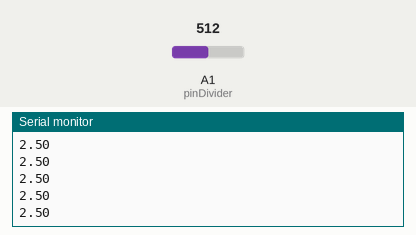
A sketch run on a simulated Arduino Uno, built with avr-gcc and run on an emulated ATmega328P. Shown: the last lines printed to the serial monitor. Inputs (shaded band) come from the test bench; at power-on: A1 (pinDivider) = 512.

Above: at 1.2 s.
1.3 s: A1 (pinDivider) set to 716
At 1.68 s:
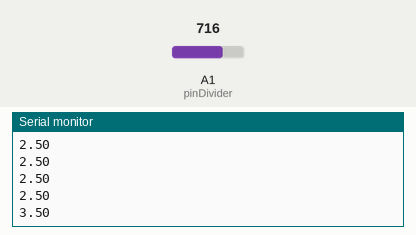
2.8 s: A1 (pinDivider) set to 900
At 2.94 s:
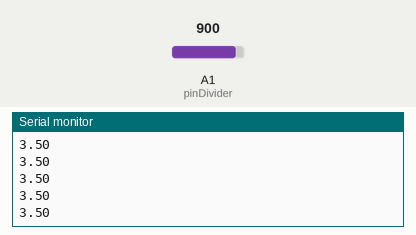
Timing chart, 0 to 5.8 s (numbered marks = the images above; inputs shaded):
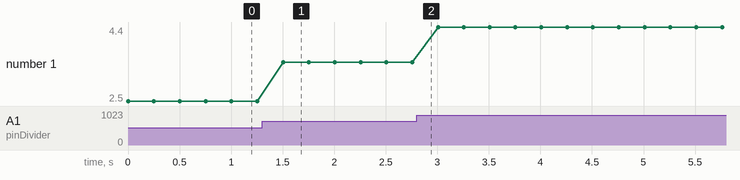

The sketch:

Lesson_03_Reading_Analog.ino
```cpp
int  pinDivider =A1;
int waiting =250;
void setup() {

pinMode(pinDivider,INPUT);
Serial.begin(9600);
}

void loop() {

int divider = analogRead(pinDivider);
float v2 = 5.0*divider/1023.0;
Serial.println(v2);
delay(waiting);
}
```

Measured:
- after the input at 1.3 s, the serial monitor: prints a new line after 0.20 s (image 1)
- plotted number 1: 2.5 → 3.5 after the input at 1.3 s, 3.5 → 4.4 after the input at 2.8 s
